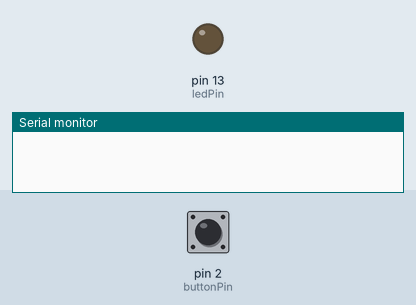
Recording of a sketch running on a simulated Arduino Uno, built with avr-gcc and run on an emulated ATmega328P. Shown: output pins drawn as LEDs (lit = HIGH), the last lines printed to the serial monitor. The inputs (shaded band) are chosen by the test bench; at power-on: pin 2 (buttonPin) HIGH.

Above: at 1.2 s.
1.3 s: pin 2 (buttonPin) pulled LOW for 0.15 s
At 7.9 s:
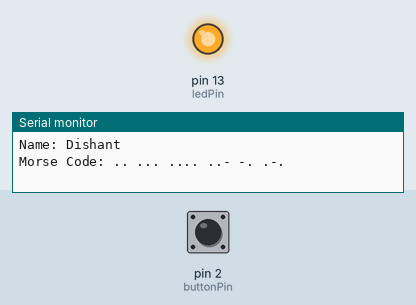
Timing chart, 0 to 10.4 s (numbered marks = the images above; inputs shaded):
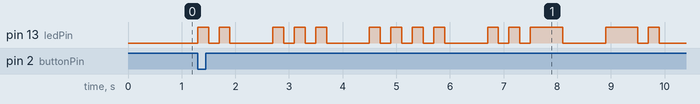

The sketch:

sketch_aug31b.ino
```cpp
// Pin Definitions
const int ledPin = LED_BUILTIN;  // Built-in LED
const int buttonPin = 2;         // Push button connected to pin 2

// Morse code timing
const int dotDuration = 200;     // Duration of a dot
const int dashDuration = dotDuration * 3; // Duration of a dash
const int letterSpace = dotDuration * 3;  // Space between letters
const int wordSpace = dotDuration * 7;    // Space between words

// Morse code for "Dishant"
String morseCode = ".. ... .... ..- -. .-.";  // Morse code for Dishant
String name = "Dishant"; // Name in alphabetic form

bool buttonState = LOW;
bool lastButtonState = LOW;

void setup() {
  pinMode(ledPin, OUTPUT);        // Initialize the LED pin as an output
  pinMode(buttonPin, INPUT_PULLUP); // Initialize the button pin as an input with pull-up resistor
  Serial.begin(9600);             // Start the serial communication
}

void loop() {
  buttonState = digitalRead(buttonPin);

  if (buttonState == LOW && lastButtonState == HIGH) {
    // Print name in alphabetic form
    Serial.print("Name: ");
    Serial.println(name);

    // Print name in Morse code
    Serial.print("Morse Code: ");
    Serial.println(morseCode);

    // Blink Morse code
    for (int i = 0; i < morseCode.length(); i++) {
      if (morseCode[i] == '.') {
        blinkDot();
      } else if (morseCode[i] == '-') {
        blinkDash();
      } else if (morseCode[i] == ' ') {
        delay(letterSpace);
      }

      // Check if the button is pressed again to reset
      if (digitalRead(buttonPin) == LOW) {
        i = -1; // Reset the loop index to start from the beginning
      }
    }
  }

  lastButtonState = buttonState;
}

void blinkDot() {
  digitalWrite(ledPin, HIGH);
  delay(dotDuration);
  digitalWrite(ledPin, LOW);
  delay(dotDuration);
}

void blinkDash() {
  digitalWrite(ledPin, HIGH);
  delay(dashDuration);
  digitalWrite(ledPin, LOW);
  delay(dotDuration);
}
```

Measured:
- after the input at 1.3 s, pin 13 (ledPin): LOW → HIGH at once, → LOW 0.20 s later, → HIGH 0.20 s later, → LOW 0.20 s later, … (28 changes in this stretch)
